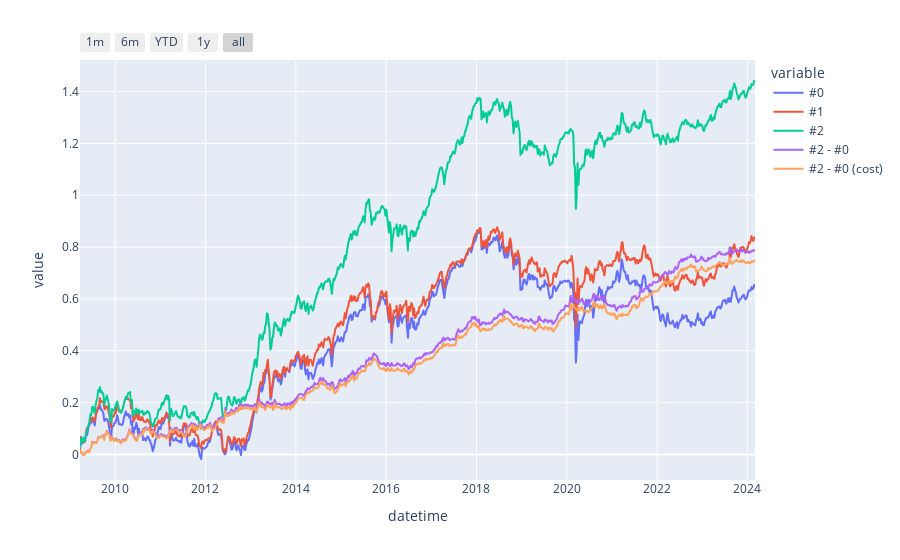

This figure's notebook cell:
### Code cell
dfqret, dfsigqt = ade_mkt.q_backtest(
    feature,
    'ret',
    nq=nq,
    n_shift=n_shift,
    n_rolling=n_rolling,
    n_smart_diff=n_smart_diff,
    n_log_diff=n_log_diff,
    qmax=None,
    qmin=None,
    exe_cost=exe_cost,
    plot=True,
    run_mlflow=False
)

### Figure 1 — Plotly figure (JSON) as saved in the notebook; plotly's stock layout.template omitted (floating-point values rounded to 4 significant figures; data arrays with more than 128 entries replaced by an {"elided": "..."} marker saying what was removed)
{"data": [{"hovertemplate": "variable=#0<br>datetime=%{x}<br>value=%{y}<extra></extra>", "legendgroup": "#0", "line": {"color": "#636efa", "dash": "solid"}, "marker": {"symbol": "circle"}, "mode": "lines", "name": "#0", "showlegend": true, "type": "scattergl", "x": {"elided": "781 str values"}, "xaxis": "x", "y": {"elided": "781 float values"}, "yaxis": "y"}, {"hovertemplate": "variable=#1<br>datetime=%{x}<br>value=%{y}<extra></extra>", "legendgroup": "#1", "line": {"color": "#EF553B", "dash": "solid"}, "marker": {"symbol": "circle"}, "mode": "lines", "name": "#1", "showlegend": true, "type": "scattergl", "x": {"elided": "781 str values"}, "xaxis": "x", "y": {"elided": "781 float values"}, "yaxis": "y"}, {"hovertemplate": "variable=#2<br>datetime=%{x}<br>value=%{y}<extra></extra>", "legendgroup": "#2", "line": {"color": "#00cc96", "dash": "solid"}, "marker": {"symbol": "circle"}, "mode": "lines", "name": "#2", "showlegend": true, "type": "scattergl", "x": {"elided": "781 str values"}, "xaxis": "x", "y": {"elided": "781 float values"}, "yaxis": "y"}, {"hovertemplate": "variable=#2 - #0<br>datetime=%{x}<br>value=%{y}<extra></extra>", "legendgroup": "#2 - #0", "line": {"color": "#ab63fa", "dash": "solid"}, "marker": {"symbol": "circle"}, "mode": "lines", "name": "#2 - #0", "showlegend": true, "type": "scattergl", "x": {"elided": "781 str values"}, "xaxis": "x", "y": {"elided": "781 float values"}, "yaxis": "y"}, {"hovertemplate": "variable=#2 - #0 (cost)<br>datetime=%{x}<br>value=%{y}<extra></extra>", "legendgroup": "#2 - #0 (cost)", "line": {"color": "#FFA15A", "dash": "solid"}, "marker": {"symbol": "circle"}, "mode": "lines", "name": "#2 - #0 (cost)", "showlegend": true, "type": "scattergl", "x": {"elided": "781 str values"}, "xaxis": "x", "y": {"elided": "781 float values"}, "yaxis": "y"}], "layout": {"autosize": true, "legend": {"title": {"text": "variable"}, "tracegroupgap": 0}, "margin": {"t": 60}, "xaxis": {"anchor": "y", "autorange": true, "domain": [0, 1], "range": ["2009-03-22", "2024-03-03"], "rangeselector": {"buttons": [{"count": 1, "label": "1m", "step": "month", "stepmode": "backward"}, {"count": 6, "label": "6m", "step": "month", "stepmode": "backward"}, {"count": 1, "label": "YTD", "step": "year", "stepmode": "todate"}, {"count": 1, "label": "1y", "step": "year", "stepmode": "backward"}, {"step": "all"}]}, "rangeslider": {"visible": false, "yaxis": {}}, "title": {"text": "datetime"}, "type": "date"}, "yaxis": {"anchor": "x", "autorange": true, "domain": [0, 1], "range": [-0.09871, 1.522], "title": {"text": "value"}, "type": "linear"}}}
